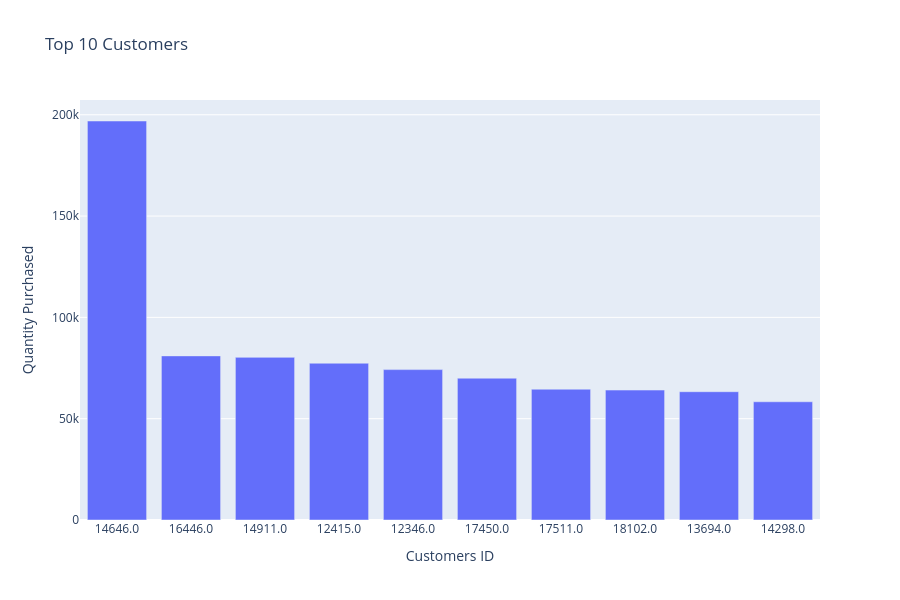

The code cell stored with this chart in its notebook:
### Code cell
fig = px.bar(
    x=top_customers.index.astype(str),
    y=top_customers.values,
    labels={'x': 'Customers ID', 'y': 'Quantity Purchased'},
    title='Top 10 Customers'
)
fig.update_layout(
    autosize=False,
    width=900,    # pixels
    height=600    # pixels
)

fig.show()

### Figure 1 — Plotly figure (JSON) as saved in the notebook; plotly's stock layout.template omitted (floating-point values rounded to 4 significant figures)
{"data": [{"alignmentgroup": "True", "hovertemplate": "Customers ID=%{x}<br>Quantity Purchased=%{y}<extra></extra>", "legendgroup": "", "marker": {"color": "#636efa", "pattern": {"shape": ""}}, "name": "", "offsetgroup": "", "orientation": "v", "showlegend": false, "textposition": "auto", "type": "bar", "x": ["14646.0", "16446.0", "14911.0", "12415.0", "12346.0", "17450.0", "17511.0", "18102.0", "13694.0", "14298.0"], "xaxis": "x", "y": [196915, 80997, 80265, 77374, 74215, 69993, 64549, 64124, 63312, 58343], "yaxis": "y"}], "layout": {"autosize": false, "barmode": "relative", "height": 600, "legend": {"tracegroupgap": 0}, "title": {"text": "Top 10 Customers"}, "width": 900, "xaxis": {"anchor": "y", "autorange": true, "domain": [0, 1], "range": [-0.5, 9.5], "title": {"text": "Customers ID"}, "type": "category"}, "yaxis": {"anchor": "x", "autorange": true, "domain": [0, 1], "range": [0, 207300.0], "title": {"text": "Quantity Purchased"}, "type": "linear"}}}
